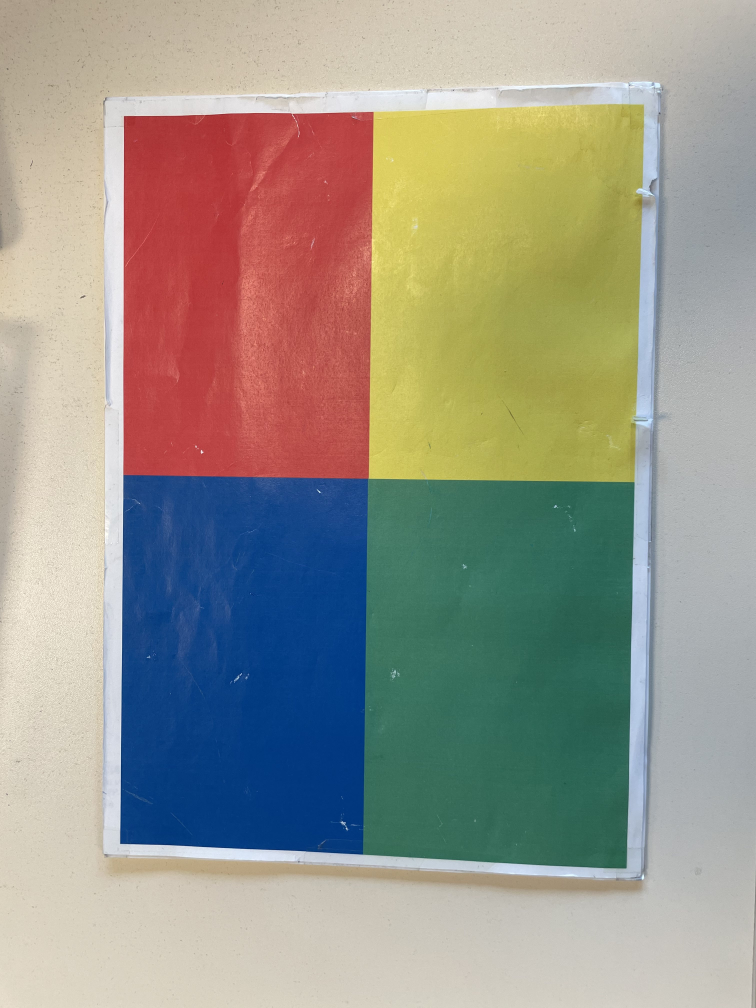
#> input picture balise.jpg, 3024 x 4032 px (shown at 1/4 size)
$ python test_reconnaissance_im.py
#> lines starting #> are read from the running program, lines starting #| are printed output that depends on the picture; after the words box and inside, x2 and y2 are one past the last pixel; in counts of white or black regions, pixels touching at a corner belong together
import cv2
import numpy as np

# Charger l'image
image = cv2.imread('balise.jpg')
#> image is the input picture: shape (4032, 3024, 3); mean B, G, R 139.1, 150.7, 153

# Définir le facteur de réduction
scale_percent = 20  # Par exemple, réduire l'image de 20 %

# Calculer les nouvelles dimensions de l'image
width = int(image.shape[1] * scale_percent / 100)
#> width = 604
height = int(image.shape[0] * scale_percent / 100)
#> height = 806
dim = (width, height)
#> dim = (604, 806)

# Redimensionner l'image
resized = cv2.resize(image, dim, interpolation=cv2.INTER_AREA)
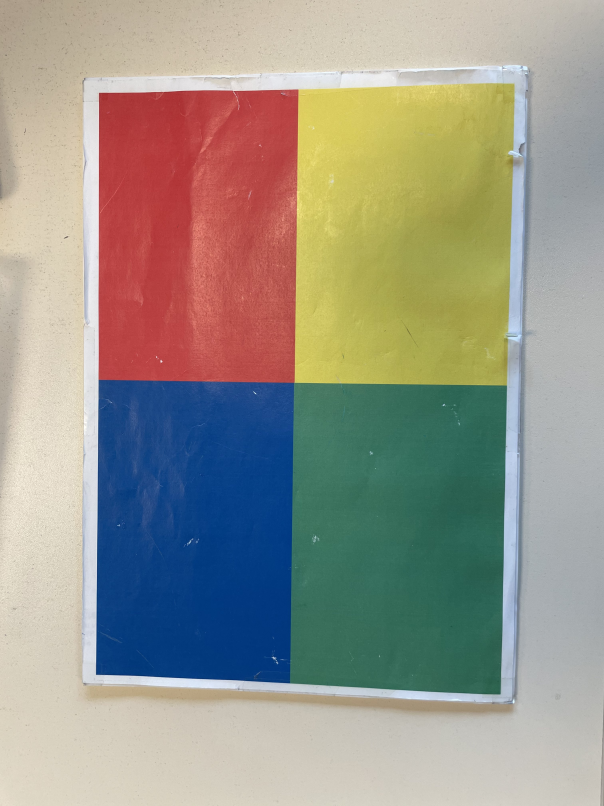
#> resized: shape (806, 604, 3); mean B, G, R 139.1, 150.7, 153

# Convertir l'image en RVB
rgb = cv2.cvtColor(resized, cv2.COLOR_BGR2RGB)

# Définir les plages de couleur rouge en RVB
lower_red = np.array([0, 0, 100])
upper_red = np.array([100, 100, 255])

# Créer un masque pour les pixels rouges dans l'image
mask = cv2.inRange(rgb, lower_red, upper_red)
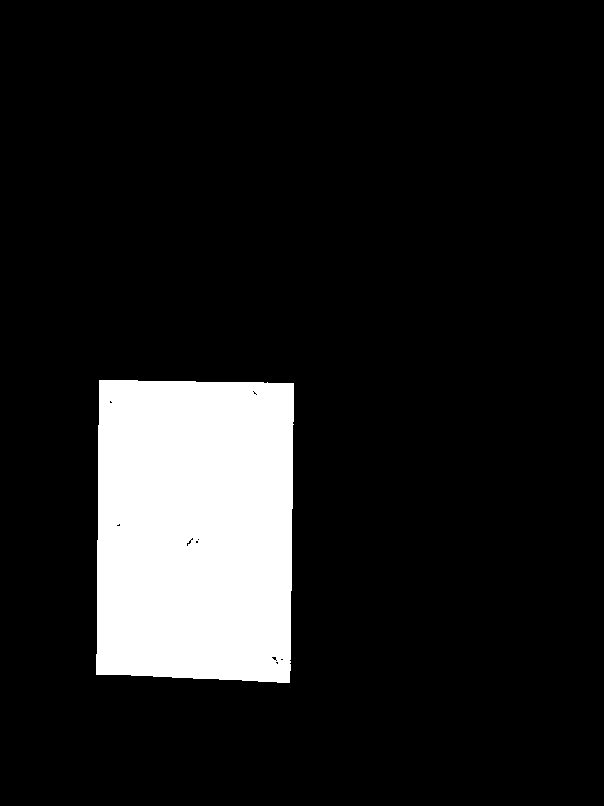
#> mask: shape (806, 604); 11.9% white; 1 white region

# Trouver les contours dans le masque
contours, _ = cv2.findContours(mask, cv2.RETR_EXTERNAL, cv2.CHAIN_APPROX_SIMPLE)
#> contours = 1 contour; box (x1, y1, x2, y2) and area: (96, 380, 294, 683) 57324

# Filtrer les contours pour ne garder que ceux qui ressemblent à un rectangle
rectangles = []
for contour in contours:
    # Approximer le contour pour un polygone
    epsilon = 0.02 * cv2.arcLength(contour, True)
    approx = cv2.approxPolyDP(contour, epsilon, True)
    # Si le polygone a 4 côtés, il est probablement un rectangle
    if len(approx) == 4:
        rectangles.append(approx)
#> this loop made 1 pass
#> (epsilon, approx) on pass 1: (19.82, [[99, 380], [96, 674], [289, 682], [293, 383]])
#> after the loop, rectangles = [[[99, 380], [96, 674], [289, 682], [293, 383]]]

# Dessiner les rectangles rouges sur l'image redimensionnée
for rectangle in rectangles:
    cv2.drawContours(resized, [rectangle], -1, (0, 0, 255), 2)
#> this loop made 1 pass
#> rectangle on pass 1: [[99, 380], [96, 674], [289, 682], [293, 383]]
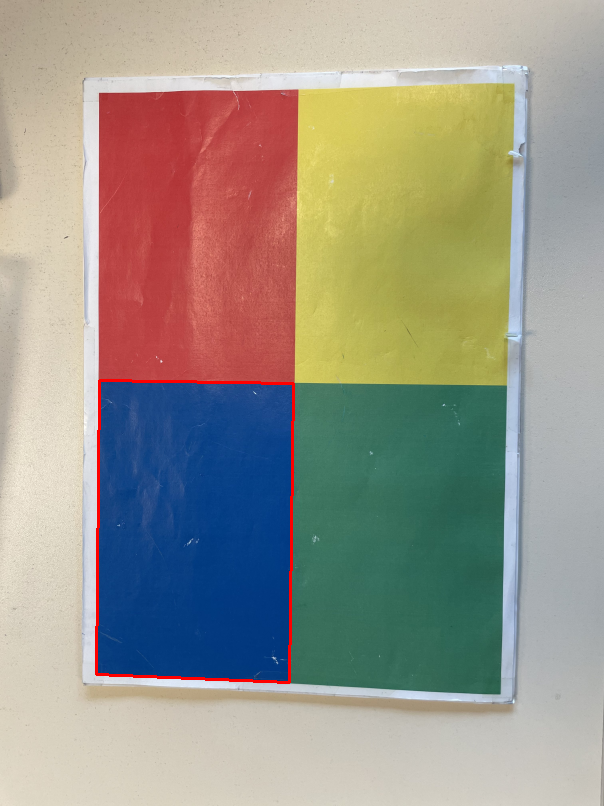
#> resized: shape (806, 604, 3); 0.6% of pixels changed, all inside (x1, y1, x2, y2) = (95, 379, 295, 684)

# Afficher l'image avec les rectangles rouges détectés
cv2.imshow('Rectangles rouges détectés', resized)
cv2.waitKey(0)
cv2.destroyAllWindows()
